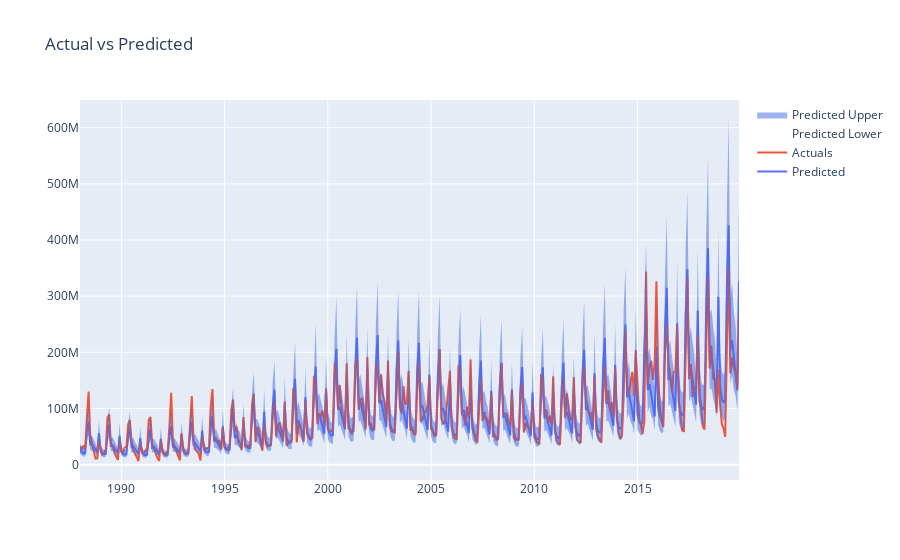

This figure's notebook cell:
### Markdown cell above
#### Visualise Actuals vs Prediction

### Code cell
## plot predicted values against actuals, for test range (2018 and 2019 only)
fig = go.Figure()
x_vals1 = df_year_filter(model_eval_exp, 1988, 2019)['ds']


# fig = px.line(preds, title='prediction vs actual', )
fig.add_trace(go.Scatter(
    x=x_vals1,
    y= model_eval_exp['y-predicted'], name = 'Predicted'
))
fig.add_trace(go.Scatter(
    x=x_vals1,
    y= model_eval_exp['y-actual'], name = 'Actuals'
))

fig.update_layout(title='Actual vs Predicted')

fig.add_trace(go.Scatter(x=x_vals1, y=model_eval_exp['yhat_upper'],
    fill=None,
    mode='lines',
    line_color='royalblue',line_width=0, name='Predicted Lower'
    ))
fig.add_trace(go.Scatter(
    x=x_vals1, y=model_eval_exp['yhat_lower'],
    fill='tonexty', # fill area between trace0 and trace1
    mode='lines', line_color='royalblue', line_width=0, name='Predicted Upper'))

fig.show()

### Figure 1 — Plotly figure (JSON) as saved in the notebook; plotly's stock layout.template omitted (floating-point values rounded to 4 significant figures; data arrays with more than 128 entries replaced by an {"elided": "..."} marker saying what was removed)
{"data": [{"name": "Predicted", "type": "scatter", "x": {"elided": "384 str values"}, "y": {"elided": "384 float values"}}, {"name": "Actuals", "type": "scatter", "x": {"elided": "384 str values"}, "y": {"elided": "384 float values"}}, {"line": {"color": "royalblue", "width": 0}, "mode": "lines", "name": "Predicted Lower", "type": "scatter", "x": {"elided": "384 str values"}, "y": {"elided": "384 float values"}}, {"fill": "tonexty", "line": {"color": "royalblue", "width": 0}, "mode": "lines", "name": "Predicted Upper", "type": "scatter", "x": {"elided": "384 str values"}, "y": {"elided": "384 float values"}}], "layout": {"autosize": true, "title": {"text": "Actual vs Predicted"}, "xaxis": {"autorange": true, "range": ["1988-01-01", "2019-12-01"], "type": "date"}, "yaxis": {"autorange": true, "range": [-27300000.0, 649200000.0], "type": "linear"}}}
